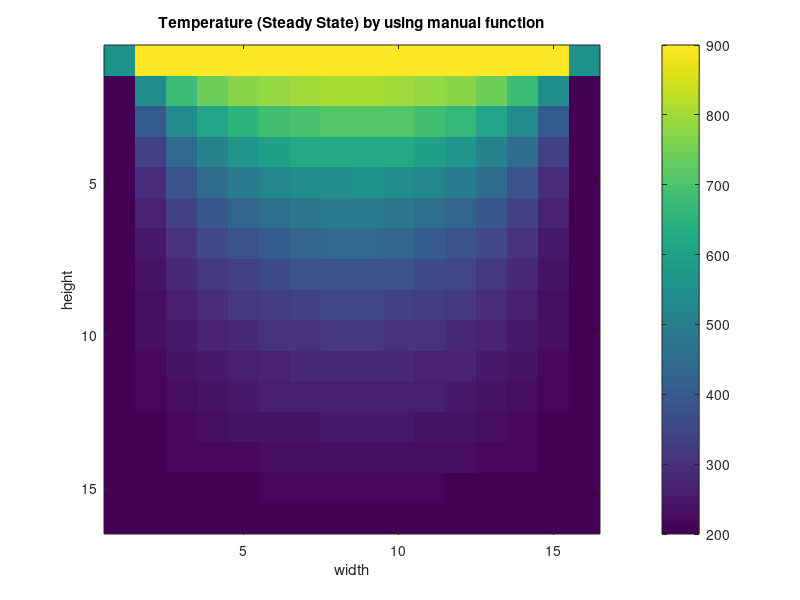
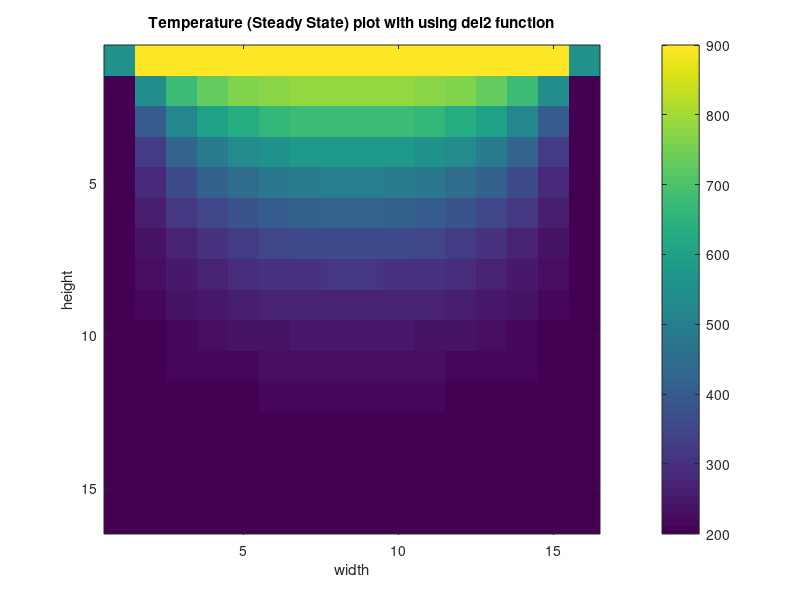

The MATLAB source for these figures, in order:
close all
clear all
clc
%% Code for finding the 2D steady state error using manual method
tic                                                                        %function used to calculate the time
n=16;                                                                      %declaring the grid size
timesim = 100;                                                             %declaring the simulation time   
T=zeros(n);                                                                %declaring the T variable
TT=900;                                                                    %declaring boundary temperature
TL=200;                                                                    %declaring boundary temperature
TR=200;                                                                    %declaring boundary temperature
TB=200;                                                                    %declaring boundary temperature
T(1,1:n)=TT ;                                                              %top side temperature
T(n,1:n)=TB ;                                                              %bottom side temperature
T(1:n,1)=TL ;                                                              %left side temperature
T(1:n,n)=TR ;                                                              %right side temperature
T(1,1)=(TL+TT)/2;                                                          %top left cell value                                                          
T(n,1)=(TR+TB)/2;                                                          %bottom left cell value
T(1,n)=(TR+TT)/2;                                                          %top right cell value
T(n,n)=(TR+TB)/2;                                                          %bottom right cell value                                                                 %
iteration = 0;                                                             %counter variable one
figure(1)                                                                  %figure one
while iteration < timesim                                                  %while loop counter
    if (mod(iteration,10)==0)                                              %if condition 
        imagesc(T);                                                        %showing the image of T(the 16*16 grid)
        colorbar;                                                          %showing color bar
        title('Temperature (Steady State) by using manual function'),xlabel('width'),ylabel('height'); %labeling, titles, etc
        drawnow;                                                           %plotting
    end             
    iteration = iteration+1;                                               %increasing the counter value
    Told=T;                                                                %mapping the T value to Told
        for i=2:n-1;                                                       %loop counter 1                                                     
            for j=2:n-1;                                                   %loop counter 2
                T(i,j) = .25 *(T(i,j-1) + T(i-1,j) + T(i+1,j) + T(i,j+1)); %laplace equation for the temperature at various point within the 16*16 grid by iteractive method
            end
        end
end
fprintf('The time taken to complete the operation using manual logic ')    %printing the time taken for the execution
toc
%%
tic                                                                        %function used to calculate the time
n=16;                                                                      %declaring the grid size
TD=zeros(n);                                                               %declaring the TD variable
TTD=900;                                                                   %declaring boundary temperature
TLD=200;                                                                   %declaring boundary temperature
TRD=200;                                                                   %declaring boundary temperature
TBD=200;                                                                   %declaring boundary temperature
TD(1,1:n)=TTD ;                                                            %top side temperature
TD(n,1:n)=TBD ;                                                            %bottom side temperature
TD(1:n,1)=TLD ;                                                            %left side temperature
TD(1:n,n)=TRD ;                                                            %right side temperature
TD(1,1)=(TLD+TTD)/2;                                                       %top left cell value 
TD(n,1)=(TRD+TBD)/2;                                                       %bottom left side temperature
TD(1,n)=(TRD+TTD)/2;                                                       %top right cell value
TD(n,n)=(TRD+TBD)/2;                                                       %bottom right cell value
iteration=0;                                                               %counter variable
figure(2)                                                                  %figure two
while iteration < timesim                                                  %while loop counter
    if (mod(iteration,10)==0)                                              %if condition  
        imagesc(TD);                                                       %showing the image of TD(the 16*16 grid)
        colorbar;                                                          %showing color bar
        title('Temperature (Steady State) plot with using del2 function'),xlabel('width'),ylabel('height');   %labeling, titles, etc
        drawnow;                                                           %plotting
    end
    iteration = iteration+1;                                               %increasing the counter value
    TDold=TD;                                                              %mapping the TD value to Told
    Lu = del2(TD);                                                         %Laplacian of TD
    TD(2:n-1,2:n-1) = TD(2:n-1,2:n-1)+Lu(2:n-1,2:n-1);                     %laplace equation for the temperature at various point within the 16*16 grid by using del2 operation
end
fprintf('The time taken to complete the operation using del2 function ')   %printing the time taken for the execution
toc
